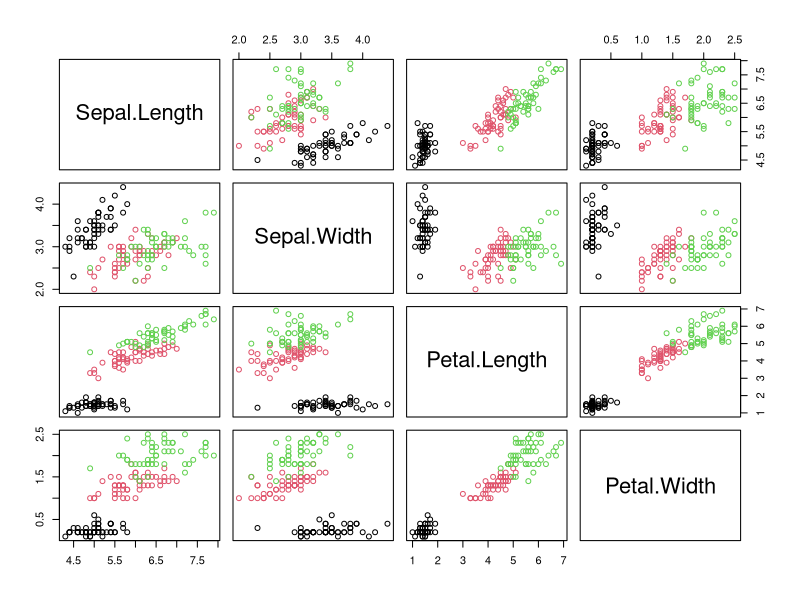
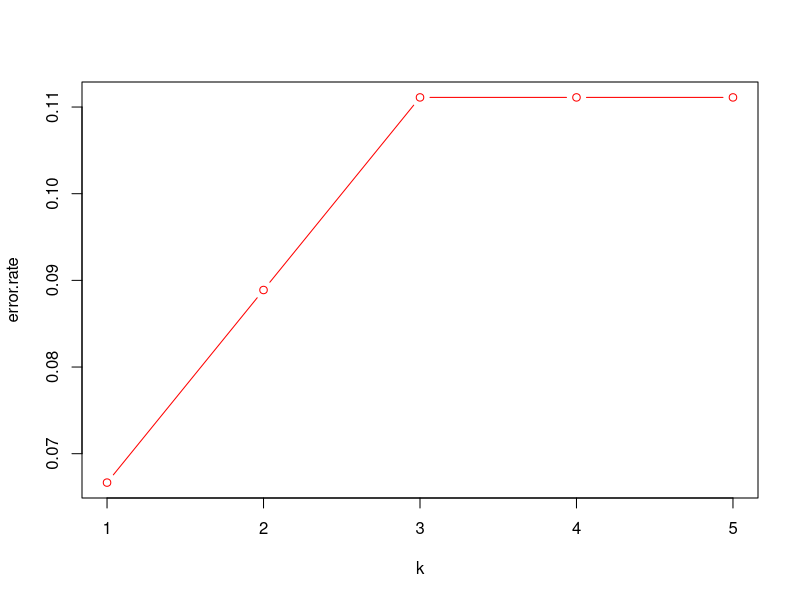

These charts were generated, in order, by the following R code:
person1 = list(name = "Person1", blood = factor("A", levels = c("A", "B", "AB", "O")), gender = factor("MALE", levels = c("MALE","FEMALE")))
person1     

data(iris)
str(iris)
head(iris)

summary(iris)

n.point = nrow(iris)
sampling.rate = 0.7

training = sample(n.point, sampling.rate*n.point, replace = FALSE)
training
set.seed(1234)  #set.seed get the same random result again

?setdiff
testing = setdiff(1:n.point, training)
testing

iris_train = subset(iris[training,])
iris_train
iris_test = subset(iris[testing,])
iris_test

table(iris_train$Species)
table(iris_test$Species)

?prop.table
prop.table(table(iris_train$Species))

str(iris_train)
spc_train = iris_train[,5]
spc_test = iris_test[,5]
iris_train = iris_train[,-5]
iris_train
iris_test = iris_test[,-5]
normalize = function(x){
  return((x-min(x))/(max(x)-min(x)))
}
?lapply
# lapply - list; sapply - dataframe; vapply - vector

iris_train_n = sapply(iris_train, normalize)
iris_test_n = sapply(iris_test, normalize)
summary(iris_train_n)

library(class)
predict_spc = knn(iris_train_n, iris_test_n, spc_train, k=1, prob=TRUE)
predict_spc

predict_spc3 = knn(iris_train_n, iris_test_n, spc_train, k=3, spc_train, prob=TRUE)
predict_spc3

plot(iris[,1:4], col=iris$Species)

error.rate = NULL

for(i in 1:5){
  set.seed(2017)
  predict_spc_1_5 = knn(iris_train_n, iris_test_n, spc_train, k=i)
  error.rate[i] = mean(spc_test!=predict_spc_1_5)}

error.rate

k = 1:5
plot(k, error.rate, type = "b", col = "red")

misclass.error = mean(spc_test != predict_spc)
print(misclass.error)

install.packages("gmodels")
library(gmodels)
CrossTable(x = spc_test, y = predict_spc, prop.chrisq = FALSE)
